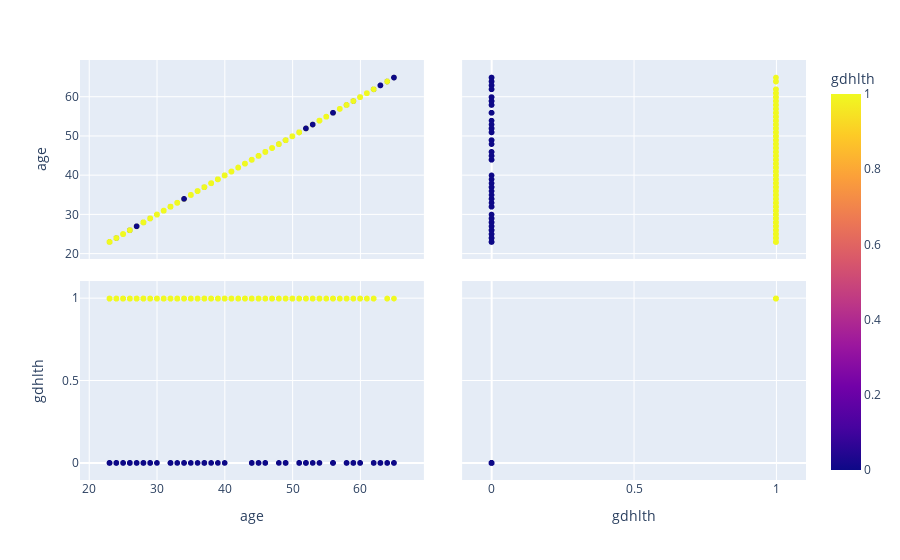

The notebook cell saved with this chart:
### Code cell
fig = px.scatter_matrix(df, dimensions = ["age", "gdhlth"], color = "gdhlth")
fig.show()

### Figure 1 — Plotly figure (JSON) as saved in the notebook; plotly's stock layout.template omitted (floating-point values rounded to 4 significant figures; data arrays with more than 128 entries replaced by an {"elided": "..."} marker saying what was removed)
{"data": [{"dimensions": [{"axis": {"matches": true}, "label": "age", "values": {"elided": "706 int values"}}, {"axis": {"matches": true}, "label": "gdhlth", "values": {"elided": "706 int values"}}], "hovertemplate": "%{xaxis.title.text}=%{x}<br>%{yaxis.title.text}=%{y}<br>gdhlth=%{marker.color}<extra></extra>", "legendgroup": "", "marker": {"color": {"elided": "706 int values"}, "coloraxis": "coloraxis", "symbol": "circle"}, "name": "", "showlegend": false, "type": "splom"}], "layout": {"autosize": true, "coloraxis": {"colorbar": {"title": {"text": "gdhlth"}}, "colorscale": [[0, "#0d0887"], [0.1111, "#46039f"], [0.2222, "#7201a8"], [0.3333, "#9c179e"], [0.4444, "#bd3786"], [0.5556, "#d8576b"], [0.6667, "#ed7953"], [0.7778, "#fb9f3a"], [0.8889, "#fdca26"], [1, "#f0f921"]]}, "dragmode": "select", "legend": {"tracegroupgap": 0}, "margin": {"t": 60}, "xaxis": {"autorange": false, "range": [18.64, 69.36], "type": "linear"}, "xaxis2": {"autorange": false, "range": [-0.1038, 1.104], "type": "linear"}, "yaxis": {"autorange": false, "range": [18.64, 69.36], "type": "linear"}, "yaxis2": {"autorange": false, "range": [-0.1038, 1.104], "type": "linear"}}}
